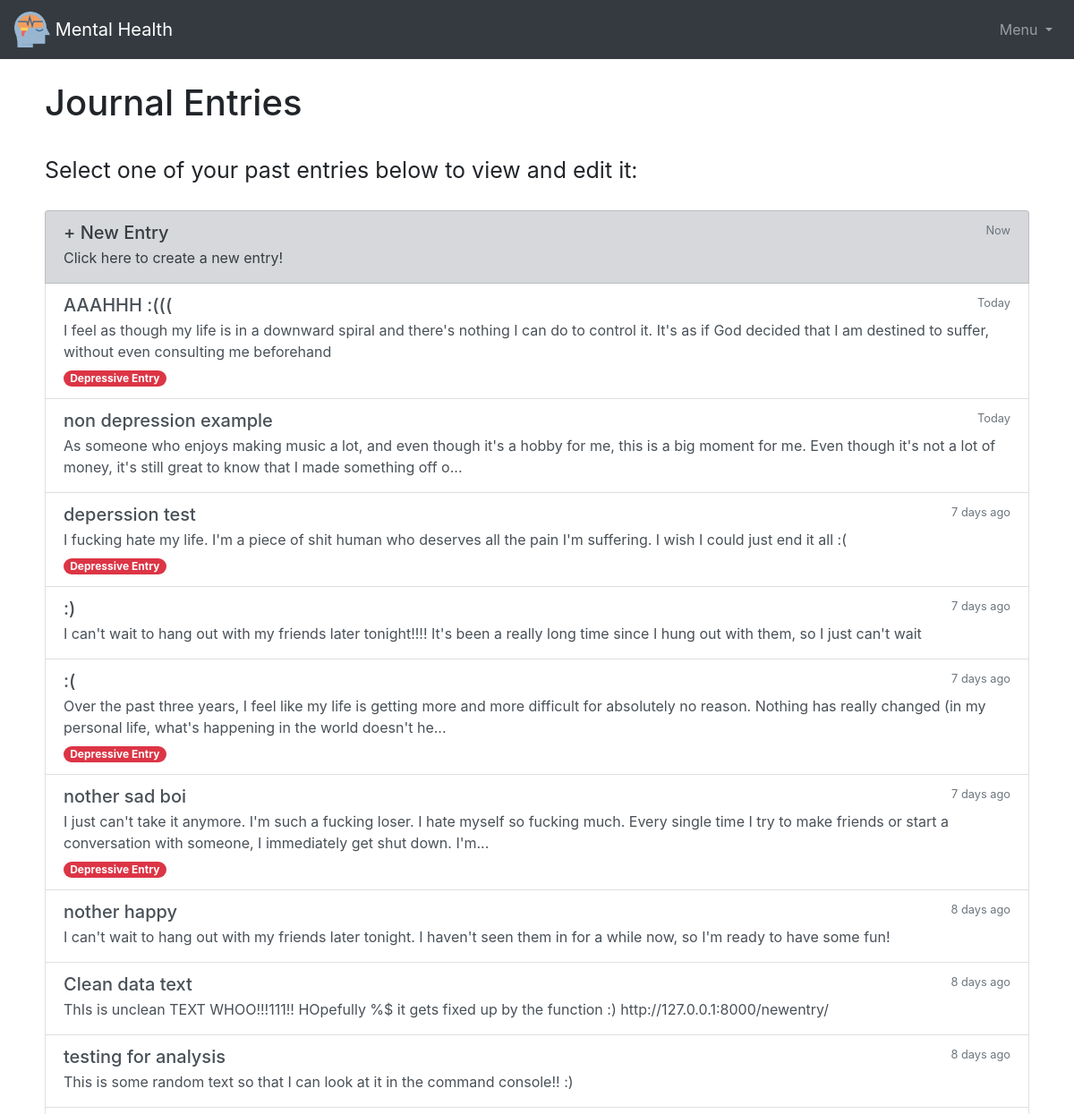
The page /allentries/ (signed in, upper part) on the database as committed earlier.
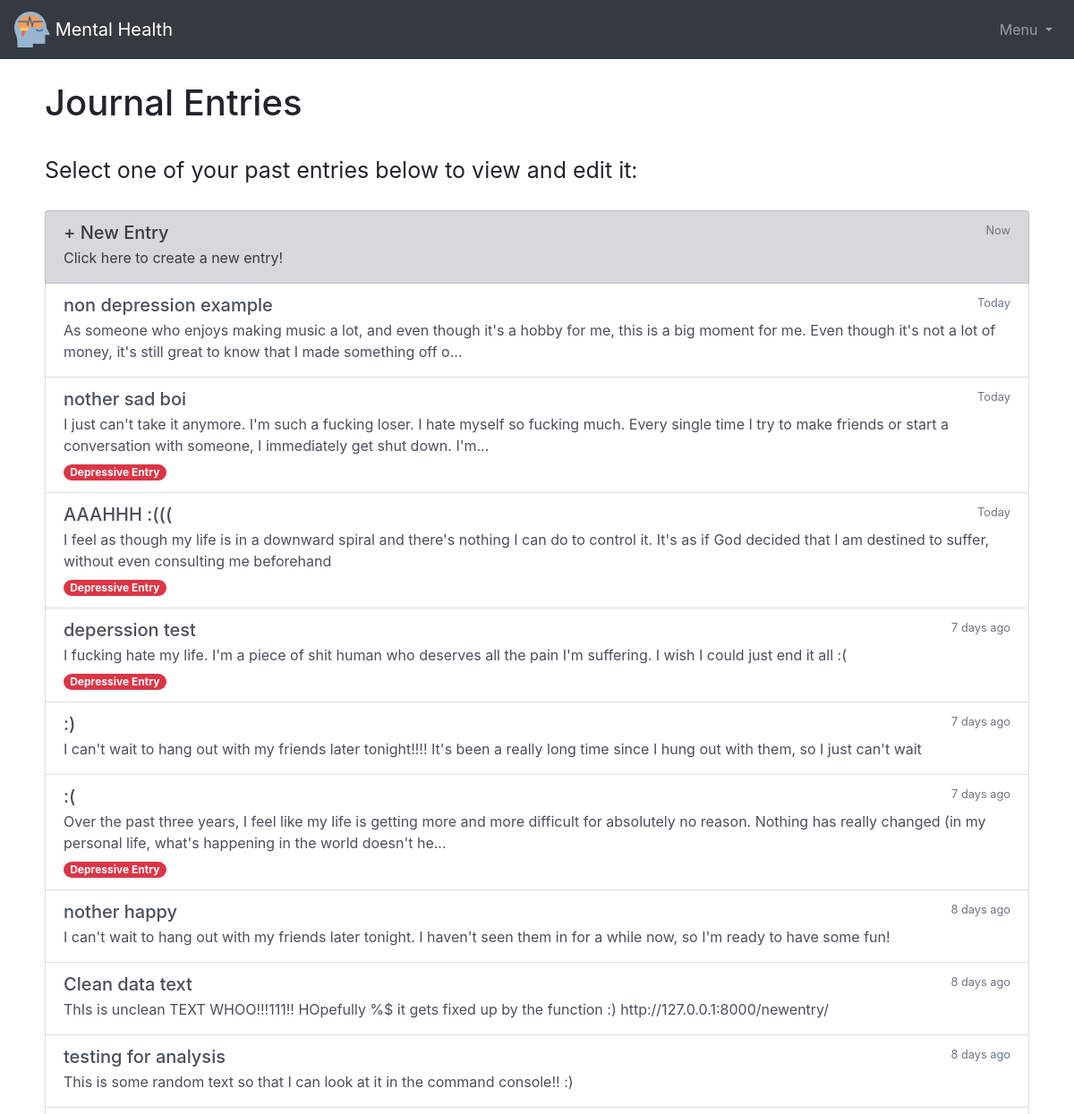
The same page on the database as committed later.
### mentalhealth/models.py (models this page shows, shortened)
class Entry(models.Model):
    preview = models.CharField(max_length=200, null=True)
    user = models.ForeignKey(User, on_delete=models.CASCADE, null=True, related_name='entry')
    title = models.CharField(max_length=100)
    text = models.TextField()
    last_edit_date = models.DateTimeField()
    depression = models.BooleanField(default=False)
    class Meta:
        ordering = ['-last_edit_date']

### mentalhealth/views.py (the view)
# urls.py: path('allentries/', views.allentries, name="allentries"),
def allentries(response):
    if response.user.is_authenticated:
        entries = Entry.objects.filter(user=response.user)
        return render(response, 'mentalhealth/allentries.html', {'entries': entries})
    else:
        return redirect("/login")

### mentalhealth/templatetags/custom_tags.py (called while the page is built)
@register.filter
def days_since(last_edit_date):
    delta = timezone.localtime(timezone.now()) - last_edit_date
    return delta.days

### mentalhealth/templates/mentalhealth/allentries.html (shortened to what this page needs)
{% extends 'mentalhealth/base.html' %}
{% load custom_tags %}
{% load static %}
{% block content %}
<link rel="stylesheet" type="text/css" href="{% static 'css/allentries.css' %}">
<h1>Journal Entries</h1>
{% if entries|length > 0 %}
    <div class="entry-info">Select one of your past entries below to view and edit it:
    </div>
    <div class="list-group">
         <a href="/newentry" class="list-group-item list-group-item-action list-group-item-secondary flex-column">
            <div class="d-flex w-100 justify-content-between">
                <h5 class="mb-1 new-entry">+ New Entry</h5>
                <small class="text-muted">Now</small>
            </div>
            <p class="mb-1">Click here to create a new entry!</p>
        </a>
        {% for entry in entries %}
        <a href="/{{entry.id}}" class="list-group-item list-group-item-action flex-column">
            <div class="d-flex w-100 justify-content-between">
                <h5 class="mb-1">{{entry.title}}</h5>
                {% with entry.last_edit_date|days_since as date %}
                    {% if date == 0 %}
                        <small class="text-muted">Today</small>
                    {% elif date == 1 %}
                        <small class="text-muted">Yesterday</small>
                    {% else %}
                        <small class="text-muted">{{entry.last_edit_date | days_since }} days ago</small>
                    {% endif %}
                {% endwith %}
            </div>
            <p class="mb-1">{{entry.preview}}</p>
            {% if entry.depression == True %}
                <span class="badge badge-danger badge-pill">Depressive Entry</span>
            {% endif %}
        </a>
        {% endfor %}
    </div>
{% endif %}
{% endblock %}

### mentalhealth/templates/mentalhealth/base.html (shortened to what this page needs)
<!DOCTYPE html>
<html lang="en">
<head>
    {% load static %}
    <link rel="stylesheet" type="text/css" href="{% static 'css/base.css' %}">
    <link rel="stylesheet" href="https://stackpath.bootstrapcdn.com/bootstrap/4.4.1/css/bootstrap.min.css">
</head>
<body>
    <div id="container">
        <header>
            <nav class="navbar navbar-expand-md navbar-dark bg-dark">
                <a class="navbar-brand" href="/">
                    <img class="favicon" src="{% static 'icons/brain.png' %}">
                    <span class="mental-health"> Mental Health</span>
                </a>
                {% if user.is_authenticated %}
                <div class="collapse navbar-collapse" id="navbarNav">
                    <ul class="navbar-nav">
                        <div class="collapse navbar-collapse" id="navbarNavDropdown">
                            <ul class="navbar-nav ">
                                <li class="nav-item dropdown">
                                    <a class="nav-link dropdown-toggle" id="navbarDropdownMenuLink" data-toggle="dropdown" aria-haspopup="true" aria-expanded="false">
                                        Menu
                                    </a>
                                </li>
                            </ul>
                        </div>
                    </ul>
                </div>
                {% endif %}
            </nav>
        </header>
        <main>
            {% block content %}
            {% endblock %}
        </main>
    </div>
</body>
</html>

### mentalhealth/static/css/base.css (style rules this page uses)
* { margin:0; padding: 0; box-sizing: border-box; }
html, body { height: 100%; }
#container { position: relative; min-height: 100vh; }
main { text-align: left; width: 1100px; margin: 0 auto; padding-bottom: 100px; padding-top: 25px; }
.favicon { width:40px; }
.mental-health { position: relative; top: 2px; }
h1 { padding-bottom:25px; }

### mentalhealth/static/css/allentries.css (style rules this page uses)
.entry-info { padding-bottom: 25px; font-size: 25px; }

Rows that differ between the two databases and show on the page:
changed Entry "non depression example": moves up the list
changed Entry "nother sad boi": last_edit_date|days_since "7" → (not shown); text "days ago" → "Today"; moves up the list
